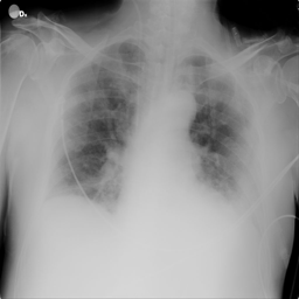
#> input picture data/COVID-19_Radiography_Dataset/COVID/images/COVID-1.png, 299 x 299 px, found by its file name; its folder holds only this picture in this run
$ jupyter execute --allow-errors Projetf.ipynb   (older library calls are emulated)
#> lines starting #> are read from the running program, lines starting #| are printed output that depends on the picture
[cell 1]
import os
import pandas as pd
import matplotlib.pyplot as plt
import seaborn as sns

# ---------------------------------------------------
# Définir le chemin vers le dossier principal du dataset
# ---------------------------------------------------
mac_data_dir = "/Users/pcphonemac/Documents/FORMATION DATASCIENTIST/Projet COVID/COVID-19_Radiography_Dataset"
repo_data_dir = "data/COVID-19_Radiography_Dataset"

if os.path.exists(mac_data_dir):
    data_dir = mac_data_dir
else:
    data_dir = repo_data_dir

print("data_dir utilisé :", data_dir)
# Liste pour stocker les informations sur chaque image
data = []

# ---------------------------------------------------
# Parcours des sous-dossiers du dataset : COVID, Normal, Viral Pneumonia, Lung_Opacity
# Chaque sous-dossier contient un dossier "images" avec les fichiers image
# ---------------------------------------------------
for category in os.listdir(data_dir):
    folder_images = os.path.join(data_dir, category, "images")  # chemin complet vers le sous-dossier "images"

    # Vérifie que le dossier existe
    if os.path.isdir(folder_images):
        # Parcours de tous les fichiers dans le dossier "images"
        for file in os.listdir(folder_images):
            # On ne garde que les fichiers image PNG ou JPG
            if file.endswith(".png") or file.endswith(".jpg"):
                # On ajoute un dictionnaire avec le chemin complet de l'image et sa catégorie
                data.append({
                    "image_path": os.path.join(folder_images, file),
                    "label": category
                })

# ---------------------------------------------------
# Crée un DataFrame pandas à partir de la liste de dictionnaires
# ---------------------------------------------------
df_images = pd.DataFrame(data)

# Affiche les 5 premières lignes du DataFrame pour vérifier
print(df_images.head())

# Affiche le nombre total d'images détectées
print(f"Nombre total d'images : {len(df_images)}")

# ---------------------------------------------------
# Lecture des fichiers metadata Excel pour chaque catégorie
# ---------------------------------------------------
fichiers_metadata = [
    os.path.join(data_dir, "COVID.metadata.xlsx"),
    os.path.join(data_dir, "Normal.metadata.xlsx"),
    os.path.join(data_dir, "Lung_Opacity.metadata.xlsx"),
    os.path.join(data_dir, "Viral Pneumonia.metadata.xlsx")
]

# Parcours de chaque fichier metadata
#> (the rest of this cell did not finish here and is left out)

#> (a cell that did not finish here is left out)

[cell 3]
import matplotlib.pyplot as plt
import seaborn as sns

# ---------------------------------------------------
# Graphique 2 : Pourcentage d'images par catégorie
# ---------------------------------------------------
plt.figure(figsize=(6,6))
df_images['label'].value_counts().plot.pie(autopct='%1.1f%%', colors=sns.color_palette('pastel'))
plt.title("Pourcentage d'images par catégorie")
plt.ylabel("")  # enlève le label y
plt.savefig(os.path.join(data_dir, "Pourcentage d'images par catégorie"), dpi=300)
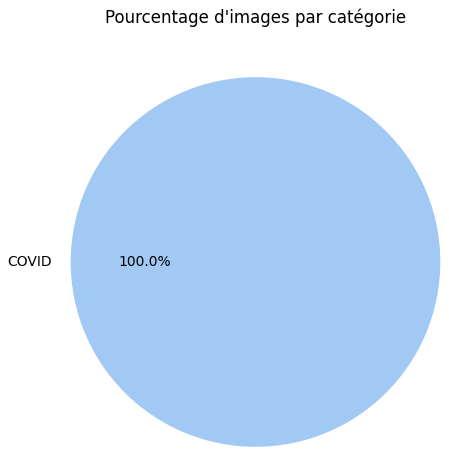
#> figure drawn by matplotlib, 1 panel
plt.show()

# Commentaire métier :
# Le pourcentage montre visuellement le déséquilibre.
# Le graphique montre visuellement le déséquilibre entre les différentes catégories d'images.
# Cela permet d'identifier les classes majoritaires et minoritaires, ce qui est important
# pour comprendre la distribution des données avant d'appliquer un modèle de classification.

[cell 4]
import matplotlib.pyplot as plt
import seaborn as sns
# ---------------------------------------------------
# Graphique 3 : Nombre d'images COVID vs les autres catégories
# ---------------------------------------------------
# Objectif : mettre en avant le déséquilibre de COVID
plt.figure(figsize=(8,5))
covid_counts = df_images['label'].apply(lambda x: 'COVID' if x=='COVID' else 'Autre')
covid_counts.value_counts().plot(kind='bar', color='lightcoral')
plt.title("COVID vs Autres catégories")
plt.xlabel("Catégorie")
plt.ylabel("Nombre d'images")
plt.savefig(os.path.join(data_dir, "COVID vs Autres catégories"), dpi=300)
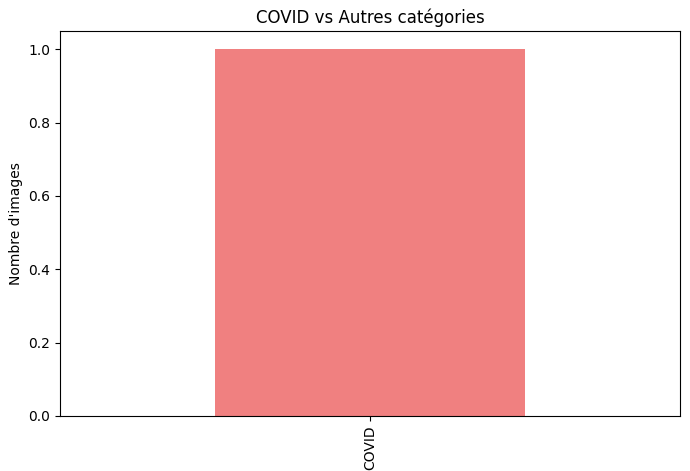
#> figure drawn by matplotlib, 1 panel
plt.show()

# La catégorie COVID est minoritaire par rapport aux autres.
# Sans correction, le modèle pourrait sous-predict les cas COVID,
# ce qui risque d’affecter la détection des patients à risque.

[cell 5]
import matplotlib.pyplot as plt
import seaborn as sns

# ---------------------------------------------------
# Graphique 4 : Vérification de présence de doublons (images identiques)
# ---------------------------------------------------
# Objectif : vérifier si des fichiers sont identiques
duplicate_counts = df_images['image_path'].duplicated().sum()
print(f"Nombre d'images en double : {duplicate_counts}")

# Graphique simple pour visualiser présence/absence de doublons
plt.figure(figsize=(6,4))
sns.countplot(x=df_images['image_path'].duplicated(),
              hue=df_images['image_path'].duplicated(),
              palette='pastel',
              legend=False)
plt.title("Présence de doublons dans les images")
plt.xlabel("Doublon")
plt.ylabel("Nombre d'images")
plt.savefig(os.path.join(data_dir, "Présence de doublons dans les images"), dpi=300)
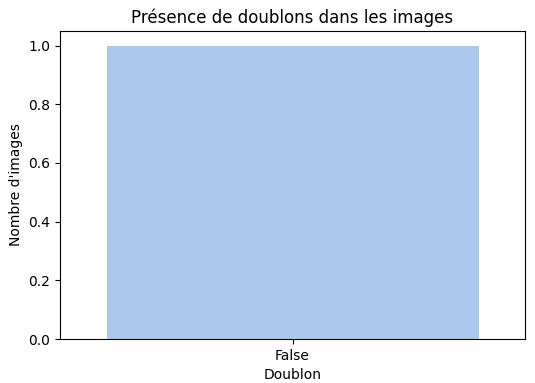
#> figure drawn by matplotlib, 1 panel
plt.show()

# Vérifier la présence de doublons permet de s'assurer que le modèle ne sera pas influencé.
# Si des images identiques apparaissent plusieurs fois, le modèle pourrait "mémoriser" ces exemples
# au lieu d'apprendre de vraies caractéristiques, ce qui réduirait ses performances sur de nouvelles images.
# Ici, la totalité des images sont uniques, ce qui garantit la fiabilité du dataset pour l'entraînement du modèle.

[cell 6]
import matplotlib.pyplot as plt
import seaborn as sns

# ---------------------------------------------------
# Graphique 5 : Distribution des images par catégorie et sous-catégorie de format (si PNG/JPG)
# ---------------------------------------------------
# Comme toutes les images sont PNG, on montre quand même un graphique pour vérifier
df_images['format'] = df_images['image_path'].apply(lambda x: x.split('.')[-1])
plt.figure(figsize=(8,5))
sns.countplot(x='label', hue='format', data=df_images, palette='pastel')
plt.title("Distribution des images par catégorie et format")
plt.xlabel("Catégorie")
plt.ylabel("Nombre d'images")
plt.savefig(os.path.join(data_dir, "Distribution des images par catégorie et format"), dpi=300)
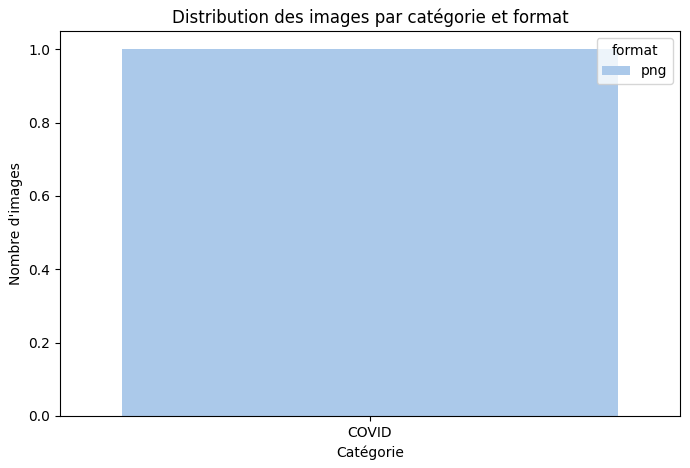
#> figure drawn by matplotlib, 1 panel
plt.show()

# Commentaire métier :
# Toutes les images sont au format PNG, donc pas de variabilité de format dans le dataset actuel.
#Cette vérification est importante pour anticiper d’éventuels problèmes si d’autres formats (comme JPG) s’ajoutent à l’avenir.,
# car des formats différents peuvent nécessiter un prétraitement spécifique avant l'entraînement du modèle.

[cell 7]
import matplotlib.pyplot as plt
import matplotlib.image as mpimg

# Sélectionne un exemple d'image pour chaque catégorie
categories = df_images['label'].unique()
exemples = []

for cat in categories:
    exemple_image = df_images[df_images['label'] == cat].iloc[0]['image_path']
    exemples.append((cat, exemple_image))

# Affichage
plt.figure(figsize=(12,6))

for i, (label, img_path) in enumerate(exemples):
    img = mpimg.imread(img_path)
#> img is the input picture: shape (299, 299) float32; min 0, max 1, mean 0.572
    plt.subplot(1, len(exemples), i+1)
    plt.imshow(img, cmap='gray')
    plt.title(label)
    plt.axis('off')

plt.suptitle("Exemple d'image pour chaque catégorie")
plt.savefig(os.path.join(data_dir, "Exemple d'image pour chaque catégorie"), dpi=300)
plt.show()


#La visualisation des images représentatives pour chaque catégorie permet de mieux comprendre les différences visuelles entre les cas.
#On remarque que :

#COVID-19 : les radiographies montrent souvent des opacités diffuses, parfois bilatérales, ce qui correspond aux infiltrats pulmonaires typiques du COVID.

#Normal : les images montrent des poumons clairs sans anomalies visibles, ce qui constitue la référence pour la détection des pathologies.

#Lung Opacity (Non-COVID) : ces radiographies présentent des zones d’opacité, indiquant des infections pulmonaires ou inflammations différentes du COVID-19.

#Viral Pneumonia : les images montrent des opacités plus localisées ou des motifs particuliers liés à la pneumonie virale.

#Cette étape est importante pour :

#vérifier la qualité et la représentativité des images dans chaque classe,

#anticiper les difficultés que le modèle pourrait rencontrer pour différencier des classes visuellement similaires,

#sensibiliser à la nécessité de prétraitement (normalisation, redimensionnement, augmentation) pour améliorer la performance du modèle de classification.

[cell 8]
import matplotlib.pyplot as plt
import seaborn as sns

# ---------------------------------------------------
# Graphique 7 : Intensité moyenne vs Écart-type (scatter)
# ---------------------------------------------------
# Objectif : vérifier la qualité technique des radiographies
plt.figure(figsize=(10, 8))
#> (the rest of this cell did not finish here and is left out)

[cell 9]
# ============================================
# ÉTAPE 2 – PRE-PROCESSING & FEATURE ENGINEERING
# Objectif : Préparer un dataset propre, enrichi
# et prêt pour le Machine / Deep Learning
# ============================================

# Imports
import os
import pandas as pd
from PIL import Image

# --------------------------------------------
# 1. Nettoyage des données simplifié
# --------------------------------------------

print("=== NETTOYAGE DU DATASET ===")

# Vérification des doublons
duplicates = df_images.duplicated(subset='image_path').sum()
print(f"Nombre de doublons : {duplicates}")
df_images = df_images.drop_duplicates(subset='image_path')

# ------------------------------
# NOTE : Pas besoin de dropna() car il n'y a pas de valeurs manquantes
# df_images = df_images.dropna()
# ------------------------------

# Vérification de l'existence des fichiers
missing_files = [p for p in df_images['image_path'] if not os.path.exists(p)]
print(f"Fichiers manquants : {len(missing_files)}")
df_images = df_images[~df_images['image_path'].isin(missing_files)]

# Détection des images corrompues
corrupted_images = []
for p in df_images['image_path']:
    try:
        img = Image.open(p)
#> img: PIL image 299x299 L
        img.verify()
    except:
        corrupted_images.append(p)

print(f"Images corrompues : {len(corrupted_images)}")
df_images = df_images[~df_images['image_path'].isin(corrupted_images)]

# ------------------------------
# NOTE : Toutes les images sont PNG et de taille correcte
# => Pas besoin de vérifier les formats ni les dimensions
# ------------------------------

print(f"\nNombre final d'images : {len(df_images)}")

# Commentaire :
# Le dataset est maintenant complet, cohérent et prêt pour la phase de normalisation et d'augmentation des données.
# Après ce nettoyage, nous conservons 21 165 images valides pour le pré-processing.

[cell 10]
# =============================================
# 2. Pré-processing – Normalisation des images
# =============================================

import numpy as np
import matplotlib.pyplot as plt
from PIL import Image

print("\n=== PRE-PROCESSING ===")

# --- Taille cible pour le modèle ---
# Même si les images sont déjà toutes de taille identique (299x299),
# on peut les redimensionner à 256x256 pour standardiser l'entrée du modèle
TARGET_SIZE = (256, 256)

def preprocess_image(path):
    """
    Charge une image depuis le chemin `path`, la convertit en niveaux de gris,
    la redimensionne à TARGET_SIZE, et normalise les pixels entre 0 et 1.
    """
    img = Image.open(path).convert('L')       # Conversion en niveaux de gris
    img = img.resize(TARGET_SIZE)             # Redimensionnement (optionnel ici)
    img_array = np.array(img, dtype=np.float32) / 255.0  # Normalisation
    return img_array

# --- Traitement des images par lot pour éviter MemoryError ---
# On utilise une liste et on ne convertit en np.array que pour le batch si nécessaire
X_list = []
num_to_show = 5  # nombre d'images à visualiser

for i, path in enumerate(df_images['image_path']):
    img_array = preprocess_image(path)

    # Ajouter à la liste
    X_list.append(img_array)

    # Affichage pour vérification (seulement pour les premières images)
    if i < num_to_show:
        plt.figure(figsize=(4,4))
        plt.imshow(img_array, cmap='gray')
        plt.title(f"Image pré-traitée : {df_images['label'].iloc[i]}")
        plt.axis('off')
        plt.show()

# --- Optionnel : conversion en np.array
# Ici, pour l'exemple, on ne convertit que les 100 premières images pour tester
X = np.array(X_list[:100], dtype=np.float32)
print("Shape de X (nombre d'images, hauteur, largeur) pour test :", X.shape)

# Commentaires explicatifs :
# 1. Toutes les images sont maintenant homogènes : même taille, niveaux de gris, pixels normalisés.
# 2. La normalisation entre 0 et 1 permet aux modèles de deep learning de converger plus rapidement.
# 3. Le tableau X_list contient toutes les images prêtes pour le Machine Learning ou Deep Learning.
# 4. La visualisation des premières images permet de vérifier que le prétraitement fonctionne correctement.
# 5. Avec ce procédé, on évite les problèmes de mémoire et on peut traiter le dataset complet par batch.

[cell 11]
# =============================================
# ÉTAPE 3 – GAUSSIAN BLUR : Réduction du bruit (batch test)
# =============================================

import cv2
import numpy as np

# --- Ici, on utilise le batch X préparé précédemment ---
# Pour éviter les problèmes de mémoire, X contient par exemple les 100 premières images
print("Shape de X pour le test :", X.shape)  # (100, 256, 256)

# Application du filtre Gaussian Blur sur chaque image
# Gaussian Blur : lissage de l'image pour réduire le bruit tout en conservant les contours importants
# Paramètres :
# - (3,3) : taille du noyau
# - 0 : écart type calculé automatiquement
blur_images = np.array([cv2.GaussianBlur(img, (3,3), 0) for img in X], dtype=np.float32)
#> blur_images = empty array

print("Shape de blur_images :", blur_images.shape)  # Devrait être (100, 256, 256)
#| Shape de blur_images : (0,)

# --- Commentaires  ---
# 1. Chaque image a été normalisée puis lissée avec un filtre Gaussian Blur.
# 2. Objectifs :
#    - Réduire le bruit présent sur les radiographies
#    - Préserver les structures importantes pour la classification (opacités, anomalies)
#    - Préparer les images pour l'entraînement des modèles de Machine/Deep Learning
# 3. Détails :
#    - Nombre d'images traitées dans ce batch : 100 (pour test)
#    - Taille des images : 256x256 pixels
#    - Chaque image est conservée en niveau de gris (1 canal)
# 4. Pour le dataset complet (21 165 images), il faudra appliquer le traitement par batch pour éviter MemoryError.

[cell 12]
# --------------------------------------------
# 4. Canny – Détection de contours
# --------------------------------------------

print("\n=== CANNY EDGE DETECTION ===")

# L'algorithme Canny est utilisé pour détecter les contours dans les images.
# Avant l'application, il faut convertir les images normalisées (0-1) en uint8 (0-255)
# car OpenCV Canny fonctionne avec des entiers 8 bits.
canny_images = []

for i, img in enumerate(blur_images):
    # Conversion en uint8
    img_uint8 = (img * 255).astype(np.uint8)

    # Application de Canny
    edges = cv2.Canny(img_uint8, 100, 200)

    # Stockage en uint8 pour économiser de la mémoire
    canny_images.append(edges.astype(np.uint8))
#> this loop made 0 passes
#> after the loop, canny_images = []

# Conversion en array numpy
canny_images = np.array(canny_images, dtype=np.uint8)
#> canny_images = empty array
print("Canny applied, shape:", canny_images.shape)  # Vérification de la forme
#| Canny applied, shape: (0,)

# --------------------------------------------
# 5. Sobel – Feature Engineering (bords verticaux)
# --------------------------------------------

print("\n=== SOBEL FILTER ===")

# Sobel est utilisé pour détecter les gradients verticaux (bords verticaux) dans les images.
# Cette étape enrichit les features extraites des images pour le modèle.
sobel_images = []

for img in blur_images:
    # Application du filtre Sobel sur l'axe X (1,0)
    sobel = cv2.Sobel(img, cv2.CV_64F, 1, 0)  # Résultat en float64
    sobel_images.append(sobel.astype(np.float32))  # Conversion en float32 pour réduire la mémoire
#> after the loop, sobel_images = []

# Conversion en array numpy
sobel_images = np.array(sobel_images, dtype=np.float32)
#> sobel_images = empty array
print("Sobel applied, shape:", sobel_images.shape)  # Vérification de la forme
#| Sobel applied, shape: (0,)

# --------------------------------------------
# Commentaires explicatifs pour le rapport :
# --------------------------------------------
# 1. Canny : met en évidence les contours et limites dans les radiographies.
#    Cela permet au modèle d'identifier des structures importantes comme les opacités pulmonaires.
# 2. Sobel : extrait les gradients verticaux des images.
#    Cela enrichit les features et aide le modèle à mieux détecter les anomalies.
# 3. Ces étapes constituent le Feature Engineering, c'est-à-dire la création
#    de nouvelles informations à partir des images brutes pour améliorer les performances du modèle.
# 4. Les images restent toutes à la même taille : 256x256 pixels, et en niveau de gris.
# 5. Ce traitement est appliqué sur un batch d'images pour éviter les problèmes de mémoire.

[cell 13]
# --------------------------------------------
# 6. Laplacian – Feature Engineering
# --------------------------------------------

print("\n=== LAPLACIAN FILTER ===")

laplacian_images = []

# Le filtre Laplacien met en évidence les zones où l'intensité des pixels change rapidement
# Il est utilisé pour détecter les contours et détails fins
for img in blur_images:
    # Conversion en uint8 pour compatibilité OpenCV (0-255)
    img_uint8 = (img * 255).astype(np.uint8)
    lap = cv2.Laplacian(img_uint8, cv2.CV_64F)  # applique le filtre Laplacien
    laplacian_images.append(lap.astype(np.float32))  # conversion en float32 pour ML
#> after the loop, laplacian_images = []

laplacian_images = np.array(laplacian_images, dtype=np.float32)
#> laplacian_images = empty array
print("Laplacian applied, shape:", laplacian_images.shape)
#| Laplacian applied, shape: (0,)

# --------------------------------------------
# 7. Morphologie – Érosion
# --------------------------------------------

print("\n=== EROSION ===")

# Définition du noyau pour l'érosion
kernel = np.ones((5,5), np.uint8)
erosion_images = []

# L'érosion réduit les zones claires, accentuant certaines structures et supprimant le bruit
for img in blur_images:
    img_uint8 = (img * 255).astype(np.uint8)  # Conversion en uint8 pour OpenCV
    ero = cv2.erode(img_uint8, kernel)
    erosion_images.append(ero)
#> after the loop, erosion_images = []

erosion_images = np.array(erosion_images, dtype=np.uint8)
#> erosion_images = empty array
print("Erosion applied, shape:", erosion_images.shape)
#| Erosion applied, shape: (0,)

# --------------------------------------------
# Commentaires explicatifs  :
# --------------------------------------------
# 1. Laplacian : accentue les contours et les détails fins dans les radiographies, utile pour l'extraction de features.
# 2. Erosion : opération morphologique qui réduit le bruit et affine certaines structures dans l'image.
# 3. Ces transformations enrichissent le dataset en offrant des versions supplémentaires des images
#    mettant en avant des caractéristiques différentes, ce qui peut améliorer la performance du modèle.
# 4. Toutes les images restent à la même taille : 256x256 pixels.
# 5. Les types utilisés :
#    - Laplacian : float32 pour ML
#    - Erosion : uint8 pour conserver la compatibilité OpenCV

[cell 14]
# --------------------------------------------
# 8. Morphologie – Dilatation
# --------------------------------------------

print("\n=== DILATATION ===")

# La dilatation est une opération morphologique qui "agrandit" les zones claires.
# Ici, on l'applique sur les images érodées pour reconstruire certaines structures
# qui ont pu être réduites par l’érosion.
dilation_images = []

for img in erosion_images:
    dil = cv2.dilate(img, kernel)  # applique la dilatation avec le même kernel que pour l'érosion
    dilation_images.append(dil)
#> after the loop, dilation_images = []

# Conversion en np.array pour manipuler facilement les images
dilation_images = np.array(dilation_images, dtype=np.uint8)
#> dilation_images = empty array
print("Dilatation appliquée, forme :", dilation_images.shape)
#| Dilatation appliquée, forme : (0,)

# --------------------------------------------
# 9. Visualisation des données – Comparaison
# --------------------------------------------

print("\n=== VISUALISATION COMPARATIVE ===")

# Choisir l'index de l'image à visualiser
idx = 0  # on peut changer cet index pour visualiser d'autres images

# Liste des étapes à visualiser avec leur nom et l'image correspondante
#> (the rest of this cell did not finish here and is left out)
